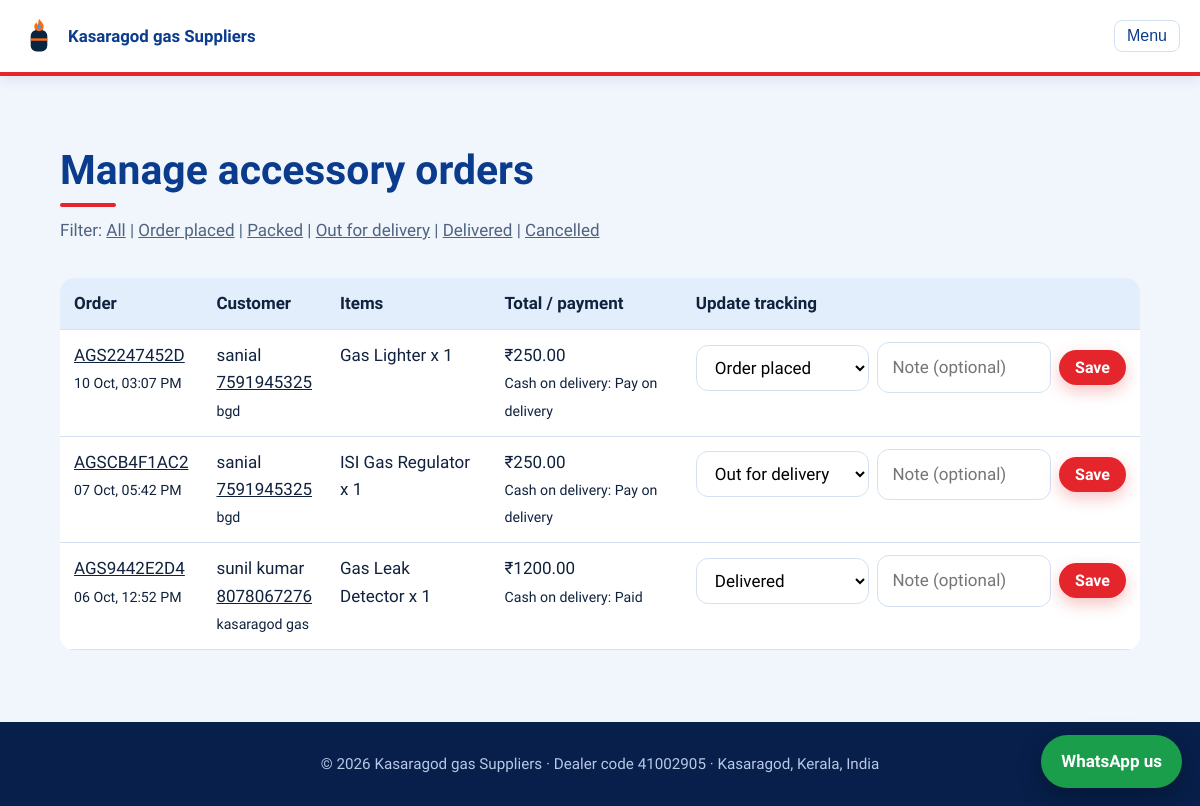
/shop/manage/ (signed in), run on the app's committed database.
### shop/models.py (models this page shows, shortened)
class Order(models.Model):
    STATUS = [("awaiting", "Awaiting payment"), ("placed", "Order placed"), ("packed", "Packed"),
              ("shipped", "Out for delivery"), ("delivered", "Delivered"), ("cancelled", "Cancelled")]
    METHODS = [("cod", "Cash on delivery"), ("online", "Online (Razorpay)")]
    PAYSTATUS = [("pending", "Pending"), ("paid", "Paid"), ("failed", "Failed"), ("cod", "Pay on delivery")]
    order_no = models.CharField(max_length=14, unique=True, editable=False, blank=True)
    user = models.ForeignKey(settings.AUTH_USER_MODEL, on_delete=models.CASCADE, related_name="shop_orders")
    name = models.CharField(max_length=80)
    phone = models.CharField(max_length=15)
    address = models.TextField()
    total = models.DecimalField(max_digits=10, decimal_places=2)
    payment_method = models.CharField(max_length=10, choices=METHODS, default="cod")
    payment_status = models.CharField(max_length=10, choices=PAYSTATUS, default="pending")
    status = models.CharField(max_length=12, choices=STATUS, default="awaiting")
    gateway_order_id = models.CharField(max_length=60, blank=True)
    gateway_payment_id = models.CharField(max_length=60, blank=True)
    confirmed = models.BooleanField(default=False)
    created = models.DateTimeField(auto_now_add=True)
    class Meta: ordering = ["-created"]

class OrderItem(models.Model):
    order = models.ForeignKey(Order, on_delete=models.CASCADE, related_name="items")
    product = models.ForeignKey(Product, on_delete=models.PROTECT)
    name = models.CharField(max_length=120)
    price = models.DecimalField(max_digits=8, decimal_places=2)
    qty = models.PositiveIntegerField()

### shop/views.py (the view, shortened to what this page needs)
# urls.py: path("manage/", views.manage_orders, name="manage_orders"),
@role_required("staff", "manager")
def manage_orders(request):
    qs = Order.objects.filter(confirmed=True).prefetch_related("items")
    f = request.GET.get("status")
    if f in dict(Order.STATUS): qs = qs.filter(status=f)
    statuses = [s for s in Order.STATUS if s[0] != "awaiting"]
    return render(request, "shop/manage.html", {"orders": qs[:100], "statuses": statuses})

### accounts/utils.py (called while the page is built)
def role_of(user):
    if not user.is_authenticated: return None
    if user.is_superuser: return "manager"
    return Profile.objects.get_or_create(user=user)[0].role

def role_required(*roles):
    def deco(view):
        @wraps(view)
        @login_required
        def wrapper(request, *a, **k):
            if role_of(request.user) not in roles: raise PermissionDenied
            return view(request, *a, **k)
        return wrapper
    return deco

def role_context(request):
    return {"role": role_of(request.user)}

### gas/context.py (called while the page is built)
def agency(request):
    return {"agency": settings.AGENCY}

### notices/context.py (called while the page is built)
def unread(request):
    u = getattr(request, "user", None)
    if u is not None and u.is_authenticated:
        return {"unread_count": Notification.objects.filter(user=u, read=False).count()}
    return {"unread_count": 0}

### shop/cart.py (called while the page is built)
    def count(self): return sum(self.d.values())

### shop/context.py (called while the page is built)
def cart_count(request):
    return {"cart_count": Cart(request).count()}

### templates/shop/manage.html (shortened to what this page needs)
{% extends "base.html" %}{% block content %}
<section><div class="wrap"><h2>Manage accessory orders</h2>
<p class="sub">Filter: <a href="{% url 'manage_orders' %}">All</a>{% for v,l in statuses %} | <a href="?status={{ v }}">{{ l }}</a>{% endfor %}</p>
<div class="scroll"><table class="tbl"><tr><th>Order</th><th>Customer</th><th>Items</th><th>Total / payment</th><th>Update tracking</th></tr>
{% for o in orders %}<tr><td><a href="{% url 'order_detail' o.order_no %}">{{ o.order_no }}</a><br><small>{{ o.created|date:"d M, h:i A" }}</small></td>
<td>{{ o.name }}<br><a href="tel:{{ o.phone }}">{{ o.phone }}</a><br><small>{{ o.address }}</small></td>
<td>{% for i in o.items.all %}{{ i.name }} x {{ i.qty }}<br>{% endfor %}</td>
<td>&#8377;{{ o.total|floatformat:2 }}<br><small>{{ o.get_payment_method_display }}: {{ o.get_payment_status_display }}</small></td>
<td><form method="post" class="inl">{% csrf_token %}<input type="hidden" name="order" value="{{ o.pk }}">
<select name="status">{% for v,l in statuses %}<option value="{{ v }}"{% if v == o.status %} selected{% endif %}>{{ l }}</option>{% endfor %}</select>
<input name="note" placeholder="Note (optional)" maxlength="200"><button class="btn">Save</button></form></td></tr>
{% empty %}<tr><td colspan="5">No orders found.</td></tr>{% endfor %}</table></div></div></section>
{% endblock %}

### static/css/style.css (style rules this page uses)
:root { --navy:#0A2540;--flame:#FF6A13;--blue:#2BA3FF;--bg:#F3F7FA;--ink:#14263a;--mute:#5b6b7b;--card:#fff;--line:#d9e3ec }
* { box-sizing:border-box;margin:0 }
html { scroll-behavior:smooth }
body { font:17px/1.6 "Source Sans 3",system-ui,sans-serif;color:var(--ink);background:var(--bg) }
h1,h2,h3 { font-family:"Bricolage Grotesque","Segoe UI",sans-serif;line-height:1.1;color:var(--navy) }
a { color:inherit }
.wrap { max-width:1120px;margin:auto;padding:0 20px }
.btn { display:inline-block;background:var(--flame);color:#fff;border:0;border-radius:999px;padding:12px 26px;font:700 1rem "Source Sans 3",sans-serif;cursor:pointer;text-decoration:none }
section { padding:72px 0 }
section h2 { font-size:clamp(1.8rem,3.4vw,2.6rem);margin-bottom:10px }
.sub { color:var(--mute);margin-bottom:34px;max-width:60ch }
input,select,textarea { width:100%;padding:11px 14px;border:1px solid var(--line);border-radius:12px;font:inherit;background:#fff }
.scroll { overflow-x:auto }
.tbl { width:100%;border-collapse:collapse;background:#fff;border-radius:14px;overflow:hidden }
.tbl th,.tbl td { padding:12px 14px;text-align:left;border-bottom:1px solid var(--line);vertical-align:top }
.tbl th { background:#eaf1f7 }
.inl { display:flex;gap:8px;align-items:center }
.inl select { min-width:120px }
.inl .btn { padding:8px 16px }
.inl .btn { white-space:nowrap;flex:none }
:root { --navy:#0A3B8C;--flame:#E4262C;--blue:#1E88E5;--bg:#F1F6FC;--ink:#10223D;--mute:#4F6381;--line:#D3E1F2 }
body { background:var(--bg) }
.btn { box-shadow:0 6px 16px rgba(228,38,44,.28) }
section:not(.car) h2:after { content:"";display:block;width:56px;height:4px;border-radius:4px;background:var(--flame);margin-top:10px }
.tbl th { background:#E3EEFC }

### data on the page
Order: order_no "AGS2247452D", created "10 Oct, 03:07 PM", name "sanial", phone "7591945325", address "bgd", total "250.00", payment_method "Cash on delivery", payment_status "Pay on delivery", status "Order placed"
OrderItem: name "Gas Lighter", qty "1"
Order: order_no "AGSCB4F1AC2", created "07 Oct, 05:42 PM", name "sanial", phone "7591945325", address "bgd", total "250.00", payment_method "Cash on delivery", payment_status "Pay on delivery", status "Out for delivery"
OrderItem: name "ISI Gas Regulator", qty "1"
Order: order_no "AGS9442E2D4", created "06 Oct, 12:52 PM", name "sunil kumar", phone "8078067276", address "kasaragod gas", total "1200.00", payment_method "Cash on delivery", payment_status "Paid", status "Delivered"
OrderItem: name "Gas Leak Detector", qty "1"

### other printed values
{{ agency.name }} "Kasaragod gas Suppliers"
{{ l }} "Order placed" "Packed" "Out for delivery" "Delivered" "Cancelled"
{{ agency.dealer_code }} "41002905"
{{ agency.address }} "Kasaragod, Kerala, India"
